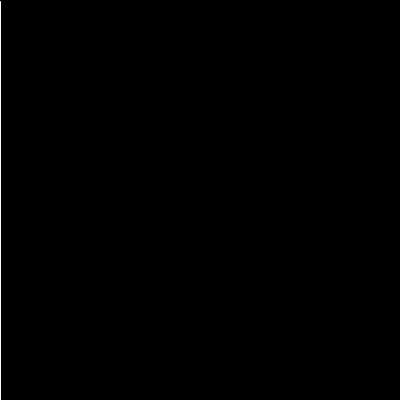
Frame 1 (no input)
Frame 60 (the mouse pressed at the canvas centre just before this capture): identical to frame 1, image omitted
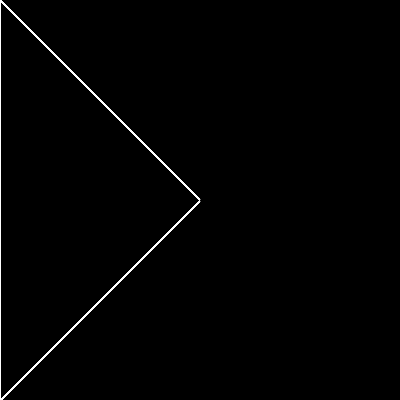
Frame 120 (the mouse held since frame 60 and released just before this capture)

The Processing sketch that drew these frames (run headless with seeded random() and noise(); from frame 60 on, the mouse is pressed at the canvas centre):

// Processing sketch: processing_50116
// ── processing_50116.pde

//Sara Humel hmwk3 (1)
//copyright 2012


void setup( ) {
  size(400,400);
  background(0,0,0);
  
}

void draw( ) {
  fill(0,0,0);
  stroke(255,255,255);
  line(width-width,width-width,mouseX,mouseY);
  line(width-width,width,mouseX,mouseY);
  stroke(0,0,0);
  line(width,width-width,mouseX,mouseY);
  line(width,width,mouseX,mouseY);
}               
                                                                
